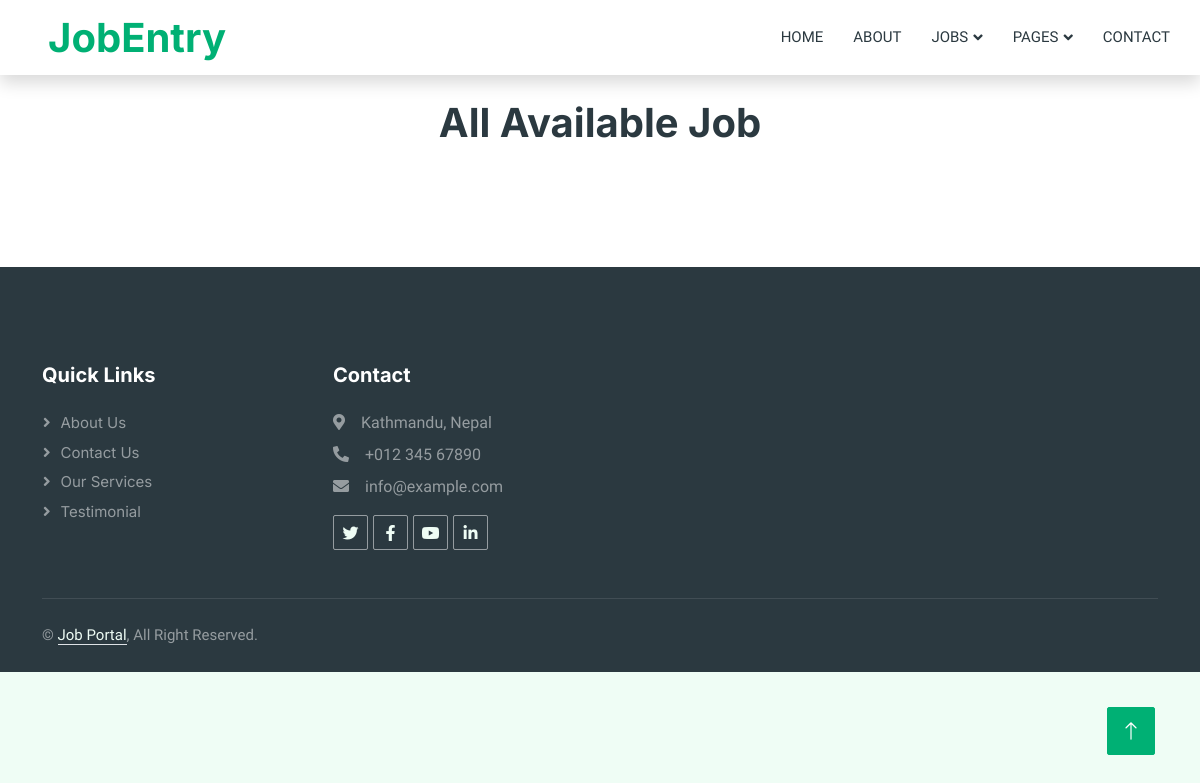
Before: /job-catgeory/9/ with the older database file.
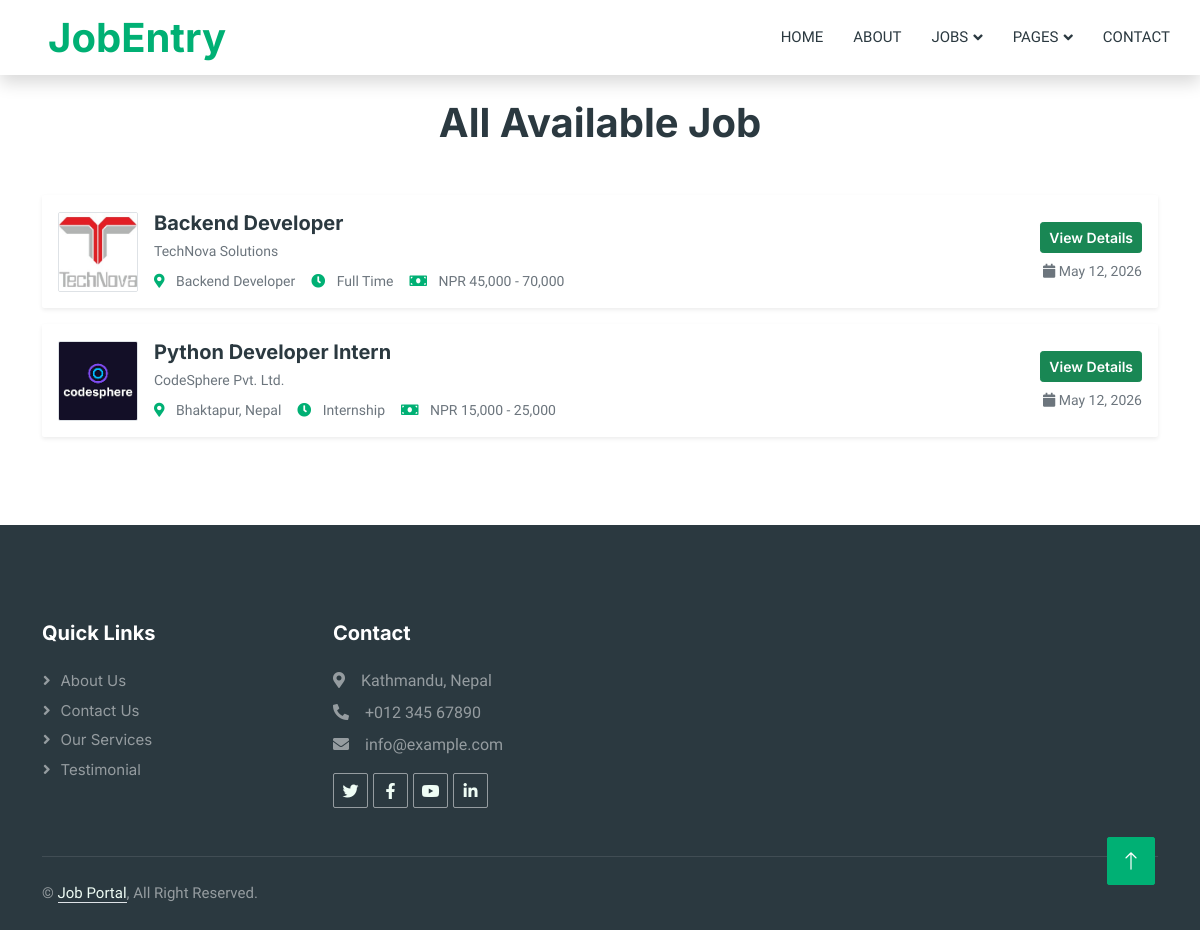
After: the same page with the newer database file.
### jobportal/models.py (models this page shows, shortened)
class TimeStamp(models.Model):
    created_at=models.DateTimeField(auto_now_add=True)
    updated_at=models.DateTimeField(auto_now=True)
    class Meta:
        abstract=True

class JobPost(TimeStamp):
    JOB_TYPE=(
        ("full_time","Full Time"),
        ("part_time","Part Time"),
        ("internship","Internship"),
        ("remote","Remote"),
    )
    title=models.CharField(max_length=140)
    logo=models.ImageField( upload_to="company_logo/",blank=False)
    location=models.CharField(max_length=150)
    job_type=models.CharField(max_length=100,choices=JOB_TYPE)
    salary=models.CharField(max_length=100,blank=True)
    description=models.TextField()
    responsibility=models.TextField()
    qualification=models.TextField()
    summary=models.TextField(blank=True)
    category=models.ForeignKey(Category,on_delete=models.CASCADE)
    company=models.ForeignKey(Company,on_delete=models.CASCADE)

class Company(TimeStamp):
    name=models.CharField(max_length=100)
    description=models.TextField(blank=True)
    website=models.URLField(blank=True)
    location=models.CharField(max_length=150)

### jobportal/views.py (the view)
# urls.py: path("job-catgeory/<int:pk>/",views.CategoryJobListView.as_view(),name="category_jobs"),
class CategoryJobListView(ListView):
    model=JobPost
    template_name="jobportal/category/job.html"
    context_object_name="posts"
    def get_queryset(self):
        return JobPost.objects.filter(category_id=self.kwargs["pk"]).select_related("company","category")

### templates/jobportal/category/job.html
{% extends "jobportal/base.html" %}
{% load static %}
{% block content %}
 <div class="container py-4">
  <h1 class="text-center mb-5 wow fadeInUp" data-wow-delay="0.1s">All Available {{category.name}} Job</h1>
    {% for job in posts %}
    <div class="card shadow-sm border-0 mb-3 job-card">
        <div class="card-body">
            <div class="d-flex align-items-center justify-content-between">
                <div class="d-flex align-items-center">
                    <div class="me-3">
                        <img src="{{ job.logo.url }}"
                             alt="company"
                            style=" width:80px; height: 80px; object-fit:cover"
                             class="flex-shrink-0 img-fluid border rounded">
                    </div>
                    <div>
                        <h5 class="mb-1 fw-bold">{{ job.title }}</h5>
                        <small class="text-muted">{{ job.company.name }}</small>
                        <div class="d-flex gap-3 mt-2 text-muted small">
                            <span>
                                <i class="fa fa-map-marker-alt text-primary me-2"></i>
                                {{ job.location }}
                            </span>
                            <span>
                                <i class="fa fa-clock text-primary me-2"></i>
                                {{ job.get_job_type_display }}
                            </span>
                            <span>
                                <i class="fa fa-money-bill text-primary me-2"></i>
                                {{ job.salary }}
                            </span>
                        </div>
                    </div>
                </div>
                <div class="text-end">
                    <a href="{% url 'job_detail' job.id %}"
                       class="btn btn-success btn-sm mb-2">
                        View Details
                    </a>
                    <div class="text-muted small">
                        <i class="fa fa-calendar"></i>
                        {{ job.created_at|date:"M d, Y" }}
                    </div>
                </div>
            </div>
        </div>
    </div>
    {% endfor %}
</div>
{% endblock  %}

Changed rows visible on the page:
added JobPost: logo (picture), title "Backend Developer", company.name "TechNova Solutions", location "Backend Developer", job_type "Full Time", salary "NPR 45,000 - 70,000", created_at "May 12, 2026"
added JobPost: logo (picture), title "Python Developer Intern", company.name "CodeSphere Pvt. Ltd.", location "Bhaktapur, Nepal", job_type "Internship", salary "NPR 15,000 - 25,000", created_at "May 12, 2026"
